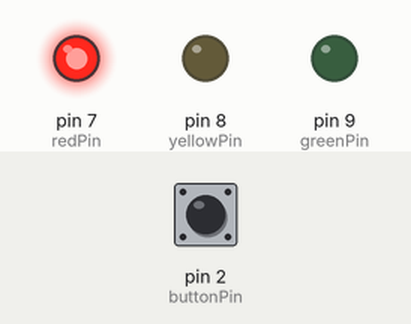
Recording of a sketch running on a simulated Arduino Uno, built with avr-gcc and run on an emulated ATmega328P. On the bench: output pins drawn as LEDs (lit = HIGH). The inputs (shaded band) are chosen by the test bench; at power-on: pin 2 (buttonPin) HIGH.

Above: at 1.2 s.
1.3 s: pin 2 (buttonPin) pulled LOW for 0.15 s
At 1.7 s:
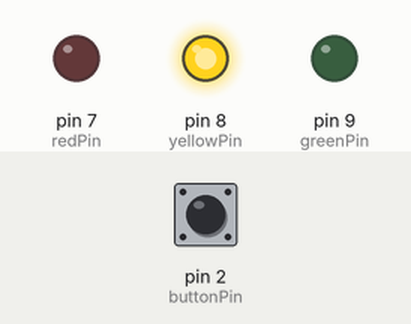
At 2.7 s:
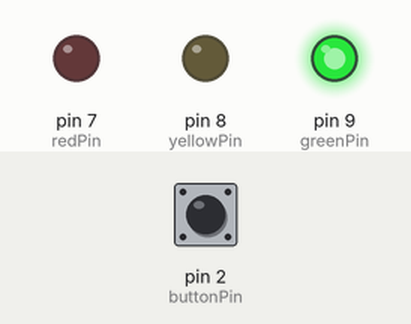
Timing chart, 0 to 13.3 s (numbered marks = the images above; inputs shaded):
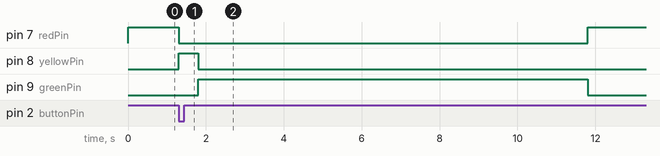

Measured:
- after the input at 1.3 s, pin 7 (redPin): HIGH → LOW at once, → HIGH 10.5 s later; pin 8 (yellowPin): LOW → HIGH at once, → LOW 0.50 s later; pin 9 (greenPin): LOW → HIGH after 0.50 s, → LOW 10.0 s later

The sketch:

pedestrian-crossing.ino
```cpp
const int buttonPin = 2;
const int redPin = 7;
const int yellowPin = 8;
const int greenPin = 9;

void setup() {
  pinMode(buttonPin, INPUT_PULLUP);
  pinMode(redPin, OUTPUT);
  pinMode(yellowPin, OUTPUT);
  pinMode(greenPin, OUTPUT);

  digitalWrite(redPin, HIGH);
  digitalWrite(yellowPin, LOW);
  digitalWrite(greenPin, LOW);
}

void loop() {
  int buttonState = digitalRead(buttonPin);


  if (buttonState == LOW) {

    digitalWrite(redPin, LOW);
    digitalWrite(yellowPin, HIGH);
    delay(500);

    digitalWrite(yellowPin, LOW);
    digitalWrite(greenPin, HIGH);
    delay(10000);

    digitalWrite(greenPin, LOW);
    digitalWrite(redPin, HIGH);

    delay(1000);
  }
}
```
